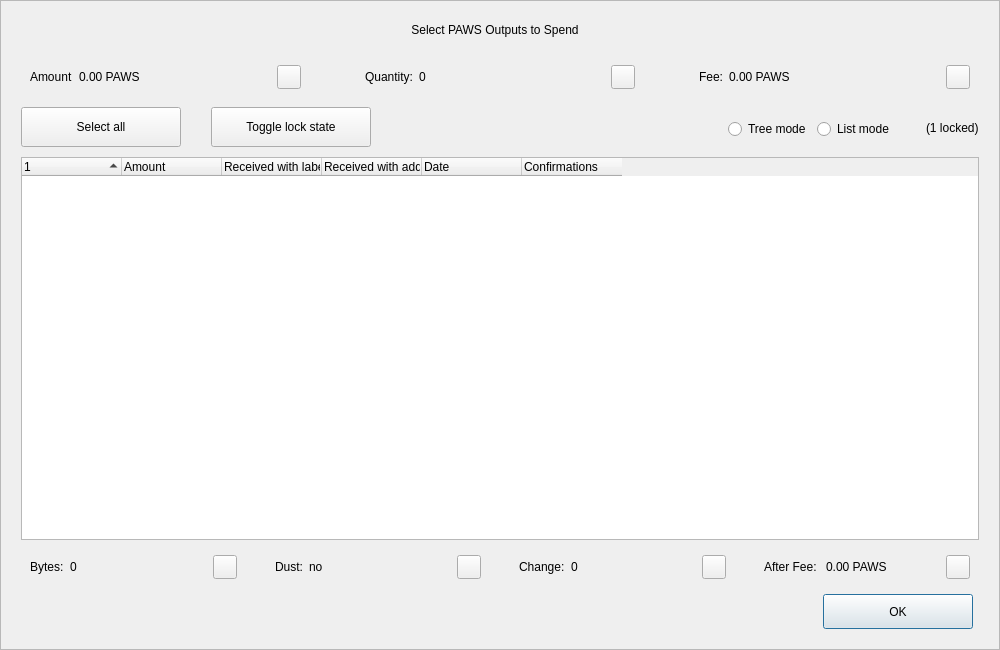
<?xml version="1.0" encoding="UTF-8"?>
<ui version="4.0">
 <class>CoinControlDialog</class>
 <widget class="QDialog" name="CoinControlDialog">
  <property name="geometry">
   <rect>
    <x>0</x>
    <y>0</y>
    <width>1000</width>
    <height>650</height>
   </rect>
  </property>
  <property name="minimumSize">
   <size>
    <width>950</width>
    <height>650</height>
   </size>
  </property>
  <property name="windowTitle">
   <string>Coin Selection</string>
  </property>
  <property name="styleSheet">
   <string notr="true"/>
  </property>
  <layout class="QVBoxLayout" name="verticalLayout">
   <property name="spacing">
    <number>0</number>
   </property>
   <property name="leftMargin">
    <number>0</number>
   </property>
   <property name="topMargin">
    <number>0</number>
   </property>
   <property name="rightMargin">
    <number>0</number>
   </property>
   <property name="bottomMargin">
    <number>0</number>
   </property>
   <item>
    <widget class="QFrame" name="frameContainer">
     <property name="toolTipDuration">
      <number>0</number>
     </property>
     <property name="frameShape">
      <enum>QFrame::StyledPanel</enum>
     </property>
     <property name="frameShadow">
      <enum>QFrame::Raised</enum>
     </property>
     <layout class="QVBoxLayout" name="verticalLayout_2">
      <property name="leftMargin">
       <number>0</number>
      </property>
      <property name="rightMargin">
       <number>0</number>
      </property>
      <property name="bottomMargin">
       <number>20</number>
      </property>
      <item>
       <layout class="QHBoxLayout" name="horizontalLayout_12">
        <property name="spacing">
         <number>0</number>
        </property>
        <property name="leftMargin">
         <number>20</number>
        </property>
        <property name="rightMargin">
         <number>30</number>
        </property>
        <item>
         <spacer name="horizontalSpacer_4">
          <property name="orientation">
           <enum>Qt::Horizontal</enum>
          </property>
          <property name="sizeHint" stdset="0">
           <size>
            <width>40</width>
            <height>20</height>
           </size>
          </property>
         </spacer>
        </item>
        <item>
         <widget class="QLabel" name="labelTitle">
          <property name="minimumSize">
           <size>
            <width>0</width>
            <height>40</height>
           </size>
          </property>
          <property name="maximumSize">
           <size>
            <width>16777215</width>
            <height>40</height>
           </size>
          </property>
          <property name="text">
           <string>Select PAWS Outputs to Spend</string>
          </property>
          <property name="alignment">
           <set>Qt::AlignCenter</set>
          </property>
          <property name="margin">
           <number>7</number>
          </property>
         </widget>
        </item>
        <item>
         <spacer name="horizontalSpacer_5">
          <property name="orientation">
           <enum>Qt::Horizontal</enum>
          </property>
          <property name="sizeHint" stdset="0">
           <size>
            <width>40</width>
            <height>20</height>
           </size>
          </property>
         </spacer>
        </item>
       </layout>
      </item>
      <item>
       <layout class="QHBoxLayout" name="horizontalLayout_8">
        <property name="leftMargin">
         <number>20</number>
        </property>
        <property name="rightMargin">
         <number>20</number>
        </property>
        <item>
         <widget class="QWidget" name="layoutAmount" native="true">
          <layout class="QHBoxLayout" name="horizontalLayout_9" stretch="0,1,0">
           <item>
            <widget class="QLabel" name="labelCoinControlAmountText">
             <property name="text">
              <string>Amount</string>
             </property>
            </widget>
           </item>
           <item>
            <widget class="QLabel" name="labelCoinControlAmount">
             <property name="text">
              <string>0.00 PAWS</string>
             </property>
            </widget>
           </item>
           <item alignment="Qt::AlignHCenter|Qt::AlignVCenter">
            <widget class="QPushButton" name="pushButtonAmount">
             <property name="minimumSize">
              <size>
               <width>0</width>
               <height>24</height>
              </size>
             </property>
             <property name="maximumSize">
              <size>
               <width>24</width>
               <height>26</height>
              </size>
             </property>
             <property name="focusPolicy">
              <enum>Qt::NoFocus</enum>
             </property>
             <property name="styleSheet">
              <string notr="true">padding-bottom:2px;
padding-right:4px;</string>
             </property>
             <property name="text">
              <string/>
             </property>
            </widget>
           </item>
          </layout>
         </widget>
        </item>
        <item>
         <spacer name="horizontalSpacer_2">
          <property name="orientation">
           <enum>Qt::Horizontal</enum>
          </property>
          <property name="sizeType">
           <enum>QSizePolicy::Fixed</enum>
          </property>
          <property name="sizeHint" stdset="0">
           <size>
            <width>40</width>
            <height>20</height>
           </size>
          </property>
         </spacer>
        </item>
        <item>
         <widget class="QWidget" name="layoutQuantity" native="true">
          <layout class="QHBoxLayout" name="horizontalLayout_10" stretch="0,1,0">
           <item>
            <widget class="QLabel" name="labelCoinControlQuantityText">
             <property name="text">
              <string>Quantity:</string>
             </property>
            </widget>
           </item>
           <item>
            <widget class="QLabel" name="labelCoinControlQuantity">
             <property name="text">
              <string>0</string>
             </property>
            </widget>
           </item>
           <item alignment="Qt::AlignHCenter|Qt::AlignVCenter">
            <widget class="QPushButton" name="pushButtonQuantity">
             <property name="minimumSize">
              <size>
               <width>0</width>
               <height>24</height>
              </size>
             </property>
             <property name="maximumSize">
              <size>
               <width>24</width>
               <height>26</height>
              </size>
             </property>
             <property name="focusPolicy">
              <enum>Qt::NoFocus</enum>
             </property>
             <property name="styleSheet">
              <string notr="true">padding-bottom:2px;
               padding-right:4px;</string>
             </property>
             <property name="text">
              <string/>
             </property>
            </widget>
           </item>
          </layout>
         </widget>
        </item>
        <item>
         <spacer name="horizontalSpacer_22">
          <property name="orientation">
           <enum>Qt::Horizontal</enum>
          </property>
          <property name="sizeType">
           <enum>QSizePolicy::Fixed</enum>
          </property>
          <property name="sizeHint" stdset="0">
           <size>
            <width>40</width>
            <height>20</height>
           </size>
          </property>
         </spacer>
        </item>
        <item>
         <widget class="QWidget" name="layoutFee" native="true">
          <layout class="QHBoxLayout" name="horizontalLayout_11" stretch="0,1,0">
           <item>
            <widget class="QLabel" name="labelCoinControlFeeText">
             <property name="text">
              <string>Fee:</string>
             </property>
            </widget>
           </item>
           <item>
            <widget class="QLabel" name="labelCoinControlFee">
             <property name="text">
              <string>0.00 PAWS</string>
             </property>
            </widget>
           </item>
           <item alignment="Qt::AlignHCenter|Qt::AlignVCenter">
            <widget class="QPushButton" name="pushButtonFee">
             <property name="minimumSize">
              <size>
               <width>0</width>
               <height>24</height>
              </size>
             </property>
             <property name="maximumSize">
              <size>
               <width>24</width>
               <height>26</height>
              </size>
             </property>
             <property name="focusPolicy">
              <enum>Qt::NoFocus</enum>
             </property>
             <property name="styleSheet">
              <string notr="true">padding-bottom:2px;
               padding-right:4px;</string>
             </property>
             <property name="text">
              <string/>
             </property>
            </widget>
           </item>
          </layout>
         </widget>
        </item>
       </layout>
      </item>
      <item>
       <widget class="QFrame" name="frame">
        <property name="minimumSize">
         <size>
          <width>0</width>
          <height>40</height>
         </size>
        </property>
        <property name="styleSheet">
         <string notr="true">#frame {
	border:0;
}</string>
        </property>
        <property name="frameShape">
         <enum>QFrame::StyledPanel</enum>
        </property>
        <property name="frameShadow">
         <enum>QFrame::Sunken</enum>
        </property>
        <layout class="QHBoxLayout" name="horizontalLayout">
         <property name="spacing">
          <number>0</number>
         </property>
         <property name="leftMargin">
          <number>20</number>
         </property>
         <property name="topMargin">
          <number>0</number>
         </property>
         <property name="rightMargin">
          <number>20</number>
         </property>
         <property name="bottomMargin">
          <number>0</number>
         </property>
         <item>
          <layout class="QHBoxLayout" name="horizontalLayoutPanel" stretch="0,0,0,0,0,0">
           <property name="spacing">
            <number>20</number>
           </property>
           <item>
            <widget class="QPushButton" name="pushButtonSelectAll">
             <property name="sizePolicy">
              <sizepolicy hsizetype="Maximum" vsizetype="Fixed">
               <horstretch>0</horstretch>
               <verstretch>0</verstretch>
              </sizepolicy>
             </property>
             <property name="minimumSize">
              <size>
               <width>160</width>
               <height>40</height>
              </size>
             </property>
             <property name="maximumSize">
              <size>
               <width>16777215</width>
               <height>40</height>
              </size>
             </property>
             <property name="text">
              <string>Select all</string>
             </property>
             <property name="checkable">
              <bool>true</bool>
             </property>
             <property name="checked">
              <bool>false</bool>
             </property>
             <property name="autoExclusive">
              <bool>false</bool>
             </property>
             <property name="autoDefault">
              <bool>false</bool>
             </property>
            </widget>
           </item>
           <item>
            <spacer name="horizontalSpacer_6">
             <property name="orientation">
              <enum>Qt::Horizontal</enum>
             </property>
             <property name="sizeType">
              <enum>QSizePolicy::Fixed</enum>
             </property>
             <property name="sizeHint" stdset="0">
              <size>
               <width>10</width>
               <height>20</height>
              </size>
             </property>
            </spacer>
           </item>
           <item>
            <widget class="QPushButton" name="pushButtonToggleLock">
             <property name="sizePolicy">
              <sizepolicy hsizetype="Maximum" vsizetype="Fixed">
               <horstretch>0</horstretch>
               <verstretch>0</verstretch>
              </sizepolicy>
             </property>
             <property name="minimumSize">
              <size>
               <width>160</width>
               <height>40</height>
              </size>
             </property>
             <property name="maximumSize">
              <size>
               <width>16777215</width>
               <height>40</height>
              </size>
             </property>
             <property name="text">
              <string>Toggle lock state</string>
             </property>
             <property name="checkable">
              <bool>true</bool>
             </property>
             <property name="autoExclusive">
              <bool>false</bool>
             </property>
             <property name="autoDefault">
              <bool>false</bool>
             </property>
            </widget>
           </item>
           <item>
            <spacer name="horizontalSpacer_7">
             <property name="orientation">
              <enum>Qt::Horizontal</enum>
             </property>
             <property name="sizeType">
              <enum>QSizePolicy::Expanding</enum>
             </property>
             <property name="sizeHint" stdset="0">
              <size>
               <width>30</width>
               <height>20</height>
              </size>
             </property>
            </spacer>
           </item>
           <item alignment="Qt::AlignRight">
            <widget class="QGroupBox" name="groupBox_2">
             <property name="styleSheet">
              <string notr="true">#groupBox_2 {
    background-color:transparent;
    border-radius:0;
}</string>
             </property>
             <property name="title">
              <string/>
             </property>
             <layout class="QHBoxLayout" name="horizontalLayout_14">
              <item>
               <widget class="QRadioButton" name="radioTreeMode">
                <property name="sizePolicy">
                 <sizepolicy hsizetype="Maximum" vsizetype="Fixed">
                  <horstretch>0</horstretch>
                  <verstretch>0</verstretch>
                 </sizepolicy>
                </property>
                <property name="text">
                 <string>Tree mode</string>
                </property>
               </widget>
              </item>
              <item>
               <widget class="QRadioButton" name="radioListMode">
                <property name="sizePolicy">
                 <sizepolicy hsizetype="Maximum" vsizetype="Fixed">
                  <horstretch>0</horstretch>
                  <verstretch>0</verstretch>
                 </sizepolicy>
                </property>
                <property name="text">
                 <string>List mode</string>
                </property>
                <property name="checked">
                 <bool>false</bool>
                </property>
               </widget>
              </item>
             </layout>
            </widget>
           </item>
           <item>
            <widget class="QLabel" name="labelLocked">
             <property name="text">
              <string>(1 locked)</string>
             </property>
            </widget>
           </item>
          </layout>
         </item>
        </layout>
       </widget>
      </item>
      <item>
       <layout class="QHBoxLayout" name="horizontalLayout_13">
        <property name="leftMargin">
         <number>20</number>
        </property>
        <property name="rightMargin">
         <number>20</number>
        </property>
        <item>
         <widget class="CoinControlTreeWidget" name="treeWidget">
          <property name="contextMenuPolicy">
           <enum>Qt::CustomContextMenu</enum>
          </property>
          <property name="styleSheet">
           <string notr="true"/>
          </property>
          <property name="sortingEnabled">
           <bool>false</bool>
          </property>
          <property name="columnCount">
           <number>6</number>
          </property>
          <attribute name="headerShowSortIndicator" stdset="0">
           <bool>true</bool>
          </attribute>
          <attribute name="headerStretchLastSection">
           <bool>false</bool>
          </attribute>
          <column>
           <property name="text">
            <string/>
           </property>
          </column>
          <column>
           <property name="text">
            <string>Amount</string>
           </property>
          </column>
          <column>
           <property name="text">
            <string>Received with label</string>
           </property>
          </column>
          <column>
           <property name="text">
            <string>Received with address</string>
           </property>
          </column>
          <column>
           <property name="text">
            <string>Date</string>
           </property>
          </column>
          <column>
           <property name="text">
            <string>Confirmations</string>
           </property>
           <property name="toolTip">
            <string>Confirmed</string>
           </property>
          </column>
         </widget>
        </item>
       </layout>
      </item>
      <item>
       <layout class="QHBoxLayout" name="horizontalLayout_3">
        <property name="spacing">
         <number>20</number>
        </property>
        <property name="leftMargin">
         <number>20</number>
        </property>
        <property name="rightMargin">
         <number>20</number>
        </property>
        <item>
         <widget class="QWidget" name="layoutBytes" native="true">
          <layout class="QHBoxLayout" name="horizontalLayout_4" stretch="0,1,0">
           <item>
            <widget class="QLabel" name="labelCoinControlBytesText">
             <property name="text">
              <string>Bytes:</string>
             </property>
            </widget>
           </item>
           <item>
            <widget class="QLabel" name="labelCoinControlBytes">
             <property name="text">
              <string>0</string>
             </property>
            </widget>
           </item>
           <item alignment="Qt::AlignHCenter|Qt::AlignVCenter">
            <widget class="QPushButton" name="pushButtonBytes">
             <property name="minimumSize">
              <size>
               <width>0</width>
               <height>24</height>
              </size>
             </property>
             <property name="maximumSize">
              <size>
               <width>24</width>
               <height>26</height>
              </size>
             </property>
             <property name="focusPolicy">
              <enum>Qt::NoFocus</enum>
             </property>
             <property name="styleSheet">
              <string notr="true">padding-bottom:2px;
               padding-right:4px;</string>
             </property>
             <property name="text">
              <string/>
             </property>
            </widget>
           </item>
          </layout>
         </widget>
        </item>
        <item>
         <widget class="QWidget" name="layoutDust" native="true">
          <layout class="QHBoxLayout" name="horizontalLayout_5" stretch="0,1,0">
           <item>
            <widget class="QLabel" name="labelCoinControlLowOutputText">
             <property name="text">
              <string>Dust:</string>
             </property>
            </widget>
           </item>
           <item>
            <widget class="QLabel" name="labelCoinControlLowOutput">
             <property name="text">
              <string>no</string>
             </property>
            </widget>
           </item>
           <item alignment="Qt::AlignHCenter|Qt::AlignVCenter">
            <widget class="QPushButton" name="pushButtonDust">
             <property name="minimumSize">
              <size>
               <width>0</width>
               <height>24</height>
              </size>
             </property>
             <property name="maximumSize">
              <size>
               <width>24</width>
               <height>26</height>
              </size>
             </property>
             <property name="focusPolicy">
              <enum>Qt::NoFocus</enum>
             </property>
             <property name="styleSheet">
              <string notr="true">padding-bottom:2px;
               padding-right:4px;</string>
             </property>
             <property name="text">
              <string/>
             </property>
            </widget>
           </item>
          </layout>
         </widget>
        </item>
        <item>
         <widget class="QWidget" name="layoutChange" native="true">
          <layout class="QHBoxLayout" name="horizontalLayout_6" stretch="0,1,0">
           <item>
            <widget class="QLabel" name="labelCoinControlChangeText">
             <property name="text">
              <string>Change:</string>
             </property>
            </widget>
           </item>
           <item>
            <widget class="QLabel" name="labelCoinControlChange">
             <property name="text">
              <string>0</string>
             </property>
            </widget>
           </item>
           <item alignment="Qt::AlignHCenter|Qt::AlignVCenter">
            <widget class="QPushButton" name="pushButtonChange">
             <property name="minimumSize">
              <size>
               <width>0</width>
               <height>24</height>
              </size>
             </property>
             <property name="maximumSize">
              <size>
               <width>24</width>
               <height>26</height>
              </size>
             </property>
             <property name="focusPolicy">
              <enum>Qt::NoFocus</enum>
             </property>
             <property name="styleSheet">
              <string notr="true">padding-bottom:2px;
               padding-right:4px;</string>
             </property>
             <property name="text">
              <string/>
             </property>
            </widget>
           </item>
          </layout>
         </widget>
        </item>
        <item>
         <widget class="QWidget" name="layoutAfter" native="true">
          <layout class="QHBoxLayout" name="horizontalLayout_7" stretch="0,1,0">
           <item>
            <widget class="QLabel" name="labelCoinControlAfterFeeText">
             <property name="text">
              <string>After Fee: </string>
             </property>
            </widget>
           </item>
           <item>
            <widget class="QLabel" name="labelCoinControlAfterFee">
             <property name="text">
              <string>0.00 PAWS</string>
             </property>
            </widget>
           </item>
           <item alignment="Qt::AlignHCenter|Qt::AlignVCenter">
            <widget class="QPushButton" name="pushButtonAlterFee">
             <property name="minimumSize">
              <size>
               <width>0</width>
               <height>24</height>
              </size>
             </property>
             <property name="maximumSize">
              <size>
               <width>24</width>
               <height>26</height>
              </size>
             </property>
             <property name="focusPolicy">
              <enum>Qt::NoFocus</enum>
             </property>
             <property name="styleSheet">
              <string notr="true">padding-bottom:2px;
               padding-right:4px;</string>
             </property>
             <property name="text">
              <string/>
             </property>
            </widget>
           </item>
          </layout>
         </widget>
        </item>
       </layout>
      </item>
      <item>
       <layout class="QHBoxLayout" name="horizontalLayout_2">
        <property name="spacing">
         <number>0</number>
        </property>
        <property name="leftMargin">
         <number>20</number>
        </property>
        <property name="rightMargin">
         <number>26</number>
        </property>
        <item>
         <spacer name="horizontalSpacer_3">
          <property name="orientation">
           <enum>Qt::Horizontal</enum>
          </property>
          <property name="sizeHint" stdset="0">
           <size>
            <width>558</width>
            <height>20</height>
           </size>
          </property>
         </spacer>
        </item>
        <item>
         <widget class="QPushButton" name="pushButtonOk">
          <property name="minimumSize">
           <size>
            <width>150</width>
            <height>35</height>
           </size>
          </property>
          <property name="text">
           <string>OK</string>
          </property>
         </widget>
        </item>
       </layout>
      </item>
     </layout>
    </widget>
   </item>
  </layout>
 </widget>
 <customwidgets>
  <customwidget>
   <class>CoinControlTreeWidget</class>
   <extends>QTreeWidget</extends>
   <header>coincontroltreewidget.h</header>
  </customwidget>
 </customwidgets>
 <resources/>
 <connections/>
</ui>
